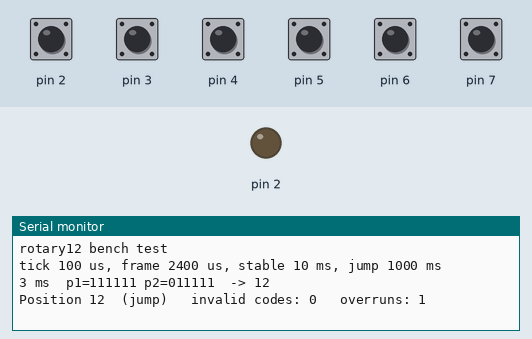
This sketch was run on a simulated Arduino Nano, built with avr-gcc and run on an emulated ATmega328P. Shown: output pins drawn as LEDs (lit = HIGH), the last lines printed to the serial monitor. Inputs (shaded band) come from the test bench; at power-on: pin 2–7 HIGH.

Above: at 1.2 s.
1.3 s: pin 3 pulled LOW for 0.15 s
At 2.16 s:
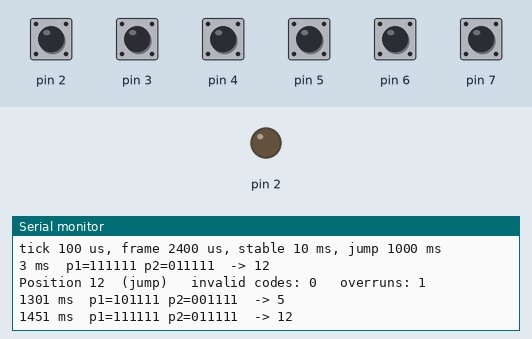
4.4 s: pin 2 pulled LOW for 1 s
At 4.78 s:
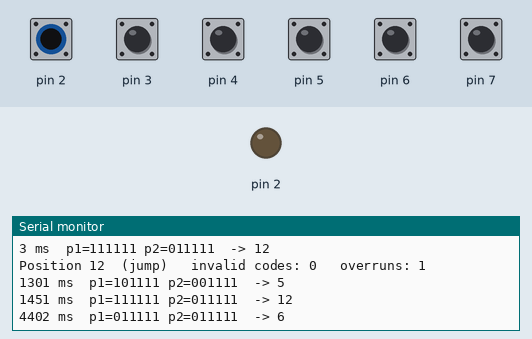
8.4 s: pin 4 pulled LOW for 0.15 s
At 8.95 s:
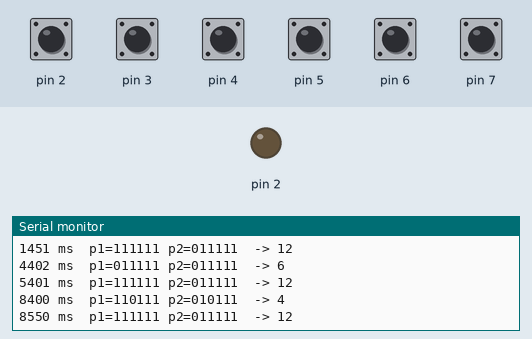
11.4 s: pin 2 driven HIGH
14.4 s: pin 3 pulled LOW for 1 s
At 14.84 s:
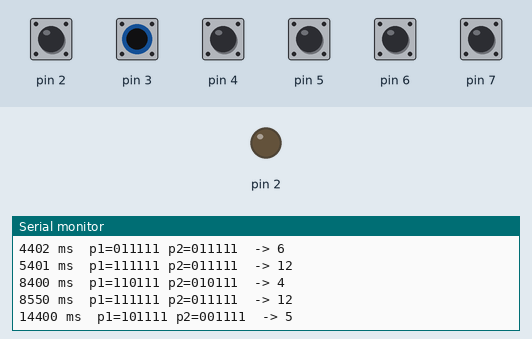
Timing chart, 0 to 17.4 s (numbered marks = the images above; inputs shaded):
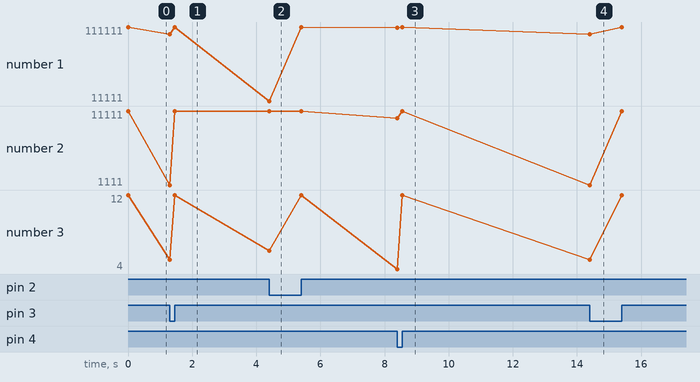

Measured:
- after the input at 1.3 s, the serial monitor: prints a new line at once (image 1)
- after the input at 4.4 s, the serial monitor: prints a new line at once (image 2)
- after the input at 8.4 s, the serial monitor: prints a new line at once (image 3)
- after the input at 14.4 s, the serial monitor: prints a new line at once (image 4)

The sketch:

rotary12_nano.ino
```cpp
// rotary12_nano.ino
//
// Bench test for ONE "weird" 7-contact, 12-position rotary switch on an Arduino Nano
// (ATmega328P). Prints the debounced position to the serial monitor (115200 baud).
//
// Follows FIRMWARE_PLAN.md §4.2 (scan schedule) and §5.3 (decoder + debouncer):
//   * one read every 100 µs (10 kHz tick)
//   * 12 ticks in phase 1 (pin 1 pulled up), then 12 ticks in phase 2 (pin 1 sunk)
//     -> frame = 24 ticks = 2.4 ms -> one complete phase-1 + phase-2 pair at ~417 Hz
//   * the phase only changes right AFTER a read, so the next read is always settled
//   * code = last phase-1 sample + last phase-2 sample, looked up in the truth table
//   * a new position is accepted when the code has been identical for kRotaryStableTime
//     (kRotaryJumpStableTime if the jump is not to an adjacent position)
//
// Wiring (no external parts needed, the Nano's internal pull-ups replace the 10 k network):
//   switch pin 1 -> D2      (read in phase 1, driven LOW by the Nano in phase 2;
//                            this replaces the BC547 on the real board)
//   switch pin 2 -> D3
//   switch pin 3 -> D4
//   switch pin 4 -> D5
//   switch pin 5 -> D6
//   switch pin 6 -> D7
//   switch pin 7 -> GND
//
// D2..D7 are bits 2..7 of port D, so one read of PIND samples all six pins at the same
// instant, just like a shift-register snapshot. (D0/D1 are the USB serial pins.)

#include <Arduino.h>

// ---------------------------------------------------------------- configuration
const uint16_t kTickUs               = 100;  // 10 kHz scan tick
const uint8_t  kTicksPerPhase        = 12;   // 4 mux slots x 3 ticks per slot
const uint32_t kRotaryStableTime     = 10;   // ms, adjacent positions
// Non-adjacent jumps. Must be longer than the slowest turn through the 12 <-> 1 boundary,
// where the wiper touches pin 1 + pin 7 only, which is the code of position 6.
const uint32_t kRotaryJumpStableTime = 1000;  // ms

// 1 = also print every change of the raw decoded code (for measuring contact chatter
// and tuning kRotaryStableTime, like the planned console "rotary" view).
#define LOG_CODES 1

// ---------------------------------------------------------------- truth table
// Converts "pin1 pin2 ... pin6" as written in the plan into a 6-bit value with
// pin 1 in bit 0 ... pin 6 in bit 5 (same order as the bits come out of PIND >> 2).
constexpr uint8_t bits(const char* s, uint8_t i = 0) {
  return i == 6 ? 0 : (uint8_t)(((s[i] == '1') ? 1u : 0u) << i) | bits(s, i + 1);
}

struct Entry { uint8_t p1, p2; };

const Entry kTable[12] = {
  //  phase 1          phase 2            position
  { bits("111110"), bits("011110") },  //  1
  { bits("111101"), bits("011101") },  //  2
  { bits("111011"), bits("011011") },  //  3
  { bits("110111"), bits("010111") },  //  4
  { bits("101111"), bits("001111") },  //  5
  { bits("011111"), bits("011111") },  //  6
  { bits("111111"), bits("011110") },  //  7
  { bits("111111"), bits("011101") },  //  8
  { bits("111111"), bits("011011") },  //  9
  { bits("111111"), bits("010111") },  // 10
  { bits("111111"), bits("001111") },  // 11
  { bits("111111"), bits("011111") },  // 12
};

// Returns 0..11, or -1 for a code that isn't in the table (garbage during a transition).
int8_t lookup(uint8_t p1, uint8_t p2) {
  for (int8_t i = 0; i < 12; i++) {
    if (kTable[i].p1 == p1 && kTable[i].p2 == p2) return i;
  }
  return -1;
}

// ---------------------------------------------------------------- phase control (pin 1 = D2)
// Order matters: never let D2 drive HIGH, because the switch can connect it to GND.
inline void phase2SinkPin1() {
  PORTD &= ~_BV(PD2);  // pull-up off (pin briefly floats as input, harmless)
  DDRD  |=  _BV(PD2);  // now output LOW
}

inline void phase1ReleasePin1() {
  DDRD  &= ~_BV(PD2);  // input first...
  PORTD |=  _BV(PD2);  // ...then pull-up on
}

inline uint8_t readPins() {
  return (PIND >> 2) & 0x3F;  // pin 1..6 -> bit 0..5, 1 = high
}

// ---------------------------------------------------------------- debouncer state
uint16_t lastCode     = 0xFFFF;  // (p1 << 6) | p2 of the previous decode
int8_t   lastCodePos  = -1;      // lookup() of lastCode
uint32_t stableSince  = 0;       // millis() when lastCode first appeared
int8_t   position     = -1;      // accepted position 0..11, -1 = unknown
uint32_t invalidCodes = 0;
uint32_t overruns     = 0;

void printBits(uint8_t v) {
  for (uint8_t i = 0; i < 6; i++) Serial.print((v >> i) & 1);  // pin 1 first
}

// Called once per frame (~417 Hz) with a complete phase-1 + phase-2 pair.
void decode(uint8_t p1, uint8_t p2) {
  const uint32_t now  = millis();
  const uint16_t code = ((uint16_t)p1 << 6) | p2;

  // Any change of code, valid or not, restarts the stable timer.
  if (code != lastCode) {
    lastCode    = code;
    lastCodePos = lookup(p1, p2);
    stableSince = now;
    if (lastCodePos < 0) invalidCodes++;
#if LOG_CODES
    Serial.print(now);
    Serial.print(F(" ms  p1="));
    printBits(p1);
    Serial.print(F(" p2="));
    printBits(p2);
    Serial.print(F("  -> "));
    if (lastCodePos < 0) Serial.println(F("invalid"));
    else                 Serial.println(lastCodePos + 1);
#endif
  }

  const int8_t cand = lastCodePos;
  if (cand < 0 || cand == position) return;

  const bool up       = position >= 0 && cand == (position + 1) % 12;
  const bool down     = position >= 0 && cand == (position + 11) % 12;
  // The first reading after boot has nothing to be adjacent to, so it uses the short time.
  const bool first    = position < 0;
  const uint32_t need = (up || down || first) ? kRotaryStableTime : kRotaryJumpStableTime;

  if (now - stableSince < need) return;

  position = cand;
  Serial.print(F("Position "));
  Serial.print(position + 1);
  if (up)        Serial.print(F("  (up)"));
  else if (down) Serial.print(F("  (down)"));
  else           Serial.print(F("  (jump)"));
  Serial.print(F("   invalid codes: "));
  Serial.print(invalidCodes);
  Serial.print(F("   overruns: "));
  Serial.println(overruns);
}

// ---------------------------------------------------------------- setup / scan loop
void setup() {
  // D2..D7 as inputs with pull-ups (start in phase 1).
  DDRD  &= ~0xFC;
  PORTD |=  0xFC;

  Serial.begin(115200);
  Serial.println(F("rotary12 bench test"));
  Serial.print(F("tick "));
  Serial.print(kTickUs);
  Serial.print(F(" us, frame "));
  Serial.print(2UL * kTicksPerPhase * kTickUs);
  Serial.print(F(" us, stable "));
  Serial.print(kRotaryStableTime);
  Serial.print(F(" ms, jump "));
  Serial.print(kRotaryJumpStableTime);
  Serial.println(F(" ms"));
}

void loop() {
  static uint32_t nextTick = micros() + kTickUs;
  static uint8_t  tick     = 0;  // 0..23 within the frame
  static uint8_t  p1 = 0, p2 = 0;

  while ((int32_t)(micros() - nextTick) < 0) { }  // wait for the tick

  // 1. Read, tagged with the phase it was taken under.
  const uint8_t sample = readPins();
  if (tick < kTicksPerPhase) p1 = sample;
  else                       p2 = sample;

  // 2. Change the phase only right after a read (it then settles for a whole tick).
  tick++;
  if (tick == kTicksPerPhase) {
    phase2SinkPin1();
  } else if (tick == 2 * kTicksPerPhase) {
    phase1ReleasePin1();
    tick = 0;
    decode(p1, p2);  // pair complete
  }

  // 3. Schedule the next tick. If we fell behind (e.g. serial printing blocked),
  //    resync instead of bursting reads back-to-back without settle time.
  nextTick += kTickUs;
  if ((int32_t)(micros() - nextTick) >= 0) {
    overruns++;
    nextTick = micros() + kTickUs;
  }
}
```
